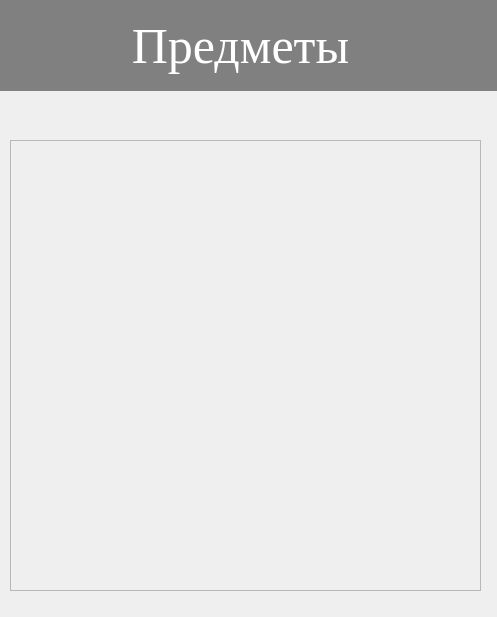
<?xml version="1.0" encoding="UTF-8"?>
<ui version="4.0">
 <class>Predmet_studWin</class>
 <widget class="QDialog" name="Predmet_studWin">
  <property name="geometry">
   <rect>
    <x>0</x>
    <y>0</y>
    <width>497</width>
    <height>617</height>
   </rect>
  </property>
  <property name="windowTitle">
   <string>Предмет</string>
  </property>
  <widget class="QLabel" name="label_2">
   <property name="enabled">
    <bool>true</bool>
   </property>
   <property name="geometry">
    <rect>
     <x>-20</x>
     <y>0</y>
     <width>521</width>
     <height>91</height>
    </rect>
   </property>
   <property name="font">
    <font>
     <family>Times New Roman</family>
     <pointsize>-1</pointsize>
     <weight>50</weight>
     <italic>false</italic>
     <bold>false</bold>
    </font>
   </property>
   <property name="styleSheet">
    <string notr="true">font: 50pt &quot;Times New Roman&quot;;
background-color: grey;
color: white;
text-align: center;
font-size: 50px;
</string>
   </property>
   <property name="text">
    <string>Предметы</string>
   </property>
   <property name="alignment">
    <set>Qt::AlignCenter</set>
   </property>
  </widget>
  <widget class="QPushButton" name="pushButton_11">
   <property name="geometry">
    <rect>
     <x>410</x>
     <y>10</y>
     <width>81</width>
     <height>71</height>
    </rect>
   </property>
   <property name="toolTip">
    <string>Выход</string>
   </property>
   <property name="whatsThis">
    <string>&lt;!DOCTYPE HTML PUBLIC &quot;-//W3C//DTD HTML 4.0//EN&quot; &quot;http://www.w3.org/TR/REC-html40/strict.dtd&quot;&gt;
&lt;html&gt;&lt;head&gt;&lt;meta name=&quot;qrichtext&quot; content=&quot;1&quot; /&gt;&lt;style type=&quot;text/css&quot;&gt;
p, li { white-space: pre-wrap; }
&lt;/style&gt;&lt;/head&gt;&lt;body style=&quot; font-family:'Times New Roman'; font-size:12pt; font-weight:400; font-style:normal;&quot;&gt;
&lt;p style=&quot;-qt-paragraph-type:empty; margin-top:12px; margin-bottom:12px; margin-left:0px; margin-right:0px; -qt-block-indent:0; text-indent:0px;&quot;&gt;&lt;br /&gt;&lt;/p&gt;&lt;/body&gt;&lt;/html&gt;</string>
   </property>
   <property name="styleSheet">
    <string notr="true"> background-color: grey; /*Цвет текстового поля*/
  border-radius: 10px 10px 10px 10px; /*Закругляем уголки*/
 border-radius: 20px;

  width: 250px;
  height: 30px;
outline: none;

font-weight: bold;
font:  12pt &quot;Times New Roman&quot;;
</string>
   </property>
   <property name="text">
    <string/>
   </property>
   <property name="icon">
    <iconset resource="../icon/res-rc.qrc">
     <normaloff>:/icon/logout_24dp_000000_FILL0_wght400_GRAD0_opsz24.svg</normaloff>:/icon/logout_24dp_000000_FILL0_wght400_GRAD0_opsz24.svg</iconset>
   </property>
   <property name="iconSize">
    <size>
     <width>50</width>
     <height>50</height>
    </size>
   </property>
  </widget>
  <widget class="QScrollArea" name="scrollArea">
   <property name="geometry">
    <rect>
     <x>10</x>
     <y>140</y>
     <width>471</width>
     <height>451</height>
    </rect>
   </property>
   <property name="widgetResizable">
    <bool>false</bool>
   </property>
   <widget class="QWidget" name="scrollAreaWidgetContents">
    <property name="geometry">
     <rect>
      <x>0</x>
      <y>0</y>
      <width>469</width>
      <height>419</height>
     </rect>
    </property>
   </widget>
  </widget>
 </widget>
 <resources>
  <include location="../icon/res-rc.qrc"/>
 </resources>
 <connections/>
</ui>
